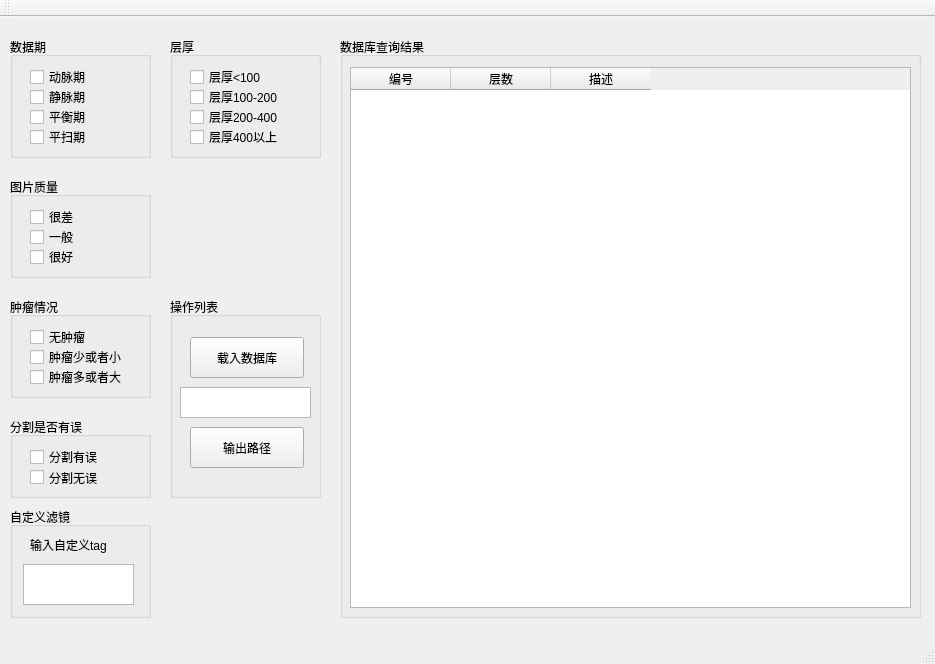
<?xml version="1.0" encoding="UTF-8"?>
<ui version="4.0">
 <class>MainWindow</class>
 <widget class="QMainWindow" name="MainWindow">
  <property name="geometry">
   <rect>
    <x>0</x>
    <y>0</y>
    <width>935</width>
    <height>664</height>
   </rect>
  </property>
  <property name="windowTitle">
   <string>MainWindow</string>
  </property>
  <widget class="QWidget" name="centralWidget">
   <widget class="QGroupBox" name="groupBox">
    <property name="geometry">
     <rect>
      <x>10</x>
      <y>20</y>
      <width>141</width>
      <height>121</height>
     </rect>
    </property>
    <property name="title">
     <string>数据期</string>
    </property>
    <widget class="QCheckBox" name="phaseAtery">
     <property name="geometry">
      <rect>
       <x>20</x>
       <y>30</y>
       <width>87</width>
       <height>20</height>
      </rect>
     </property>
     <property name="text">
      <string>动脉期</string>
     </property>
    </widget>
    <widget class="QCheckBox" name="phaseHepaticPortal">
     <property name="geometry">
      <rect>
       <x>20</x>
       <y>50</y>
       <width>87</width>
       <height>20</height>
      </rect>
     </property>
     <property name="text">
      <string>静脉期</string>
     </property>
    </widget>
    <widget class="QCheckBox" name="phaseEquil">
     <property name="geometry">
      <rect>
       <x>20</x>
       <y>70</y>
       <width>87</width>
       <height>20</height>
      </rect>
     </property>
     <property name="text">
      <string>平衡期</string>
     </property>
    </widget>
    <widget class="QCheckBox" name="phaseNonEnhance">
     <property name="geometry">
      <rect>
       <x>20</x>
       <y>90</y>
       <width>87</width>
       <height>20</height>
      </rect>
     </property>
     <property name="text">
      <string>平扫期</string>
     </property>
    </widget>
   </widget>
   <widget class="QGroupBox" name="groupBox_2">
    <property name="geometry">
     <rect>
      <x>10</x>
      <y>160</y>
      <width>141</width>
      <height>101</height>
     </rect>
    </property>
    <property name="title">
     <string>图片质量</string>
    </property>
    <widget class="QCheckBox" name="qualityPoor">
     <property name="geometry">
      <rect>
       <x>20</x>
       <y>30</y>
       <width>87</width>
       <height>20</height>
      </rect>
     </property>
     <property name="text">
      <string>很差</string>
     </property>
    </widget>
    <widget class="QCheckBox" name="qualityNormal">
     <property name="geometry">
      <rect>
       <x>20</x>
       <y>50</y>
       <width>87</width>
       <height>20</height>
      </rect>
     </property>
     <property name="text">
      <string>一般</string>
     </property>
    </widget>
    <widget class="QCheckBox" name="qualityGood">
     <property name="geometry">
      <rect>
       <x>20</x>
       <y>70</y>
       <width>87</width>
       <height>20</height>
      </rect>
     </property>
     <property name="text">
      <string>很好</string>
     </property>
    </widget>
   </widget>
   <widget class="QGroupBox" name="groupBox_3">
    <property name="geometry">
     <rect>
      <x>10</x>
      <y>280</y>
      <width>141</width>
      <height>101</height>
     </rect>
    </property>
    <property name="title">
     <string>肿瘤情况</string>
    </property>
    <widget class="QCheckBox" name="tumorNo">
     <property name="geometry">
      <rect>
       <x>20</x>
       <y>30</y>
       <width>87</width>
       <height>20</height>
      </rect>
     </property>
     <property name="text">
      <string>无肿瘤</string>
     </property>
    </widget>
    <widget class="QCheckBox" name="tumorMinor">
     <property name="geometry">
      <rect>
       <x>20</x>
       <y>50</y>
       <width>101</width>
       <height>20</height>
      </rect>
     </property>
     <property name="text">
      <string>肿瘤少或者小</string>
     </property>
    </widget>
    <widget class="QCheckBox" name="tumorCritical">
     <property name="geometry">
      <rect>
       <x>20</x>
       <y>70</y>
       <width>101</width>
       <height>20</height>
      </rect>
     </property>
     <property name="text">
      <string>肿瘤多或者大</string>
     </property>
    </widget>
   </widget>
   <widget class="QGroupBox" name="groupBox_4">
    <property name="geometry">
     <rect>
      <x>10</x>
      <y>400</y>
      <width>141</width>
      <height>81</height>
     </rect>
    </property>
    <property name="title">
     <string>分割是否有误</string>
    </property>
    <widget class="QCheckBox" name="segError">
     <property name="geometry">
      <rect>
       <x>20</x>
       <y>30</y>
       <width>87</width>
       <height>20</height>
      </rect>
     </property>
     <property name="text">
      <string>分割有误</string>
     </property>
    </widget>
    <widget class="QCheckBox" name="segOK">
     <property name="geometry">
      <rect>
       <x>20</x>
       <y>50</y>
       <width>87</width>
       <height>21</height>
      </rect>
     </property>
     <property name="text">
      <string>分割无误</string>
     </property>
    </widget>
   </widget>
   <widget class="QGroupBox" name="groupBox_5">
    <property name="geometry">
     <rect>
      <x>10</x>
      <y>490</y>
      <width>141</width>
      <height>111</height>
     </rect>
    </property>
    <property name="title">
     <string>自定义滤镜</string>
    </property>
    <widget class="QTextEdit" name="userdefFilter">
     <property name="geometry">
      <rect>
       <x>13</x>
       <y>57</y>
       <width>111</width>
       <height>41</height>
      </rect>
     </property>
    </widget>
    <widget class="QLabel" name="label">
     <property name="geometry">
      <rect>
       <x>20</x>
       <y>30</y>
       <width>101</width>
       <height>16</height>
      </rect>
     </property>
     <property name="text">
      <string>输入自定义tag</string>
     </property>
    </widget>
   </widget>
   <widget class="QGroupBox" name="groupBox_6">
    <property name="geometry">
     <rect>
      <x>170</x>
      <y>20</y>
      <width>151</width>
      <height>121</height>
     </rect>
    </property>
    <property name="title">
     <string>层厚</string>
    </property>
    <widget class="QCheckBox" name="thickLess100">
     <property name="geometry">
      <rect>
       <x>20</x>
       <y>30</y>
       <width>87</width>
       <height>20</height>
      </rect>
     </property>
     <property name="text">
      <string>层厚&lt;100</string>
     </property>
    </widget>
    <widget class="QCheckBox" name="thick100to200">
     <property name="geometry">
      <rect>
       <x>20</x>
       <y>50</y>
       <width>111</width>
       <height>20</height>
      </rect>
     </property>
     <property name="text">
      <string>层厚100-200</string>
     </property>
    </widget>
    <widget class="QCheckBox" name="thick200to400">
     <property name="geometry">
      <rect>
       <x>20</x>
       <y>70</y>
       <width>111</width>
       <height>20</height>
      </rect>
     </property>
     <property name="text">
      <string>层厚200-400</string>
     </property>
    </widget>
    <widget class="QCheckBox" name="thickMore400">
     <property name="geometry">
      <rect>
       <x>20</x>
       <y>90</y>
       <width>111</width>
       <height>20</height>
      </rect>
     </property>
     <property name="text">
      <string>层厚400以上</string>
     </property>
    </widget>
   </widget>
   <widget class="QGroupBox" name="groupBox_7">
    <property name="geometry">
     <rect>
      <x>170</x>
      <y>280</y>
      <width>151</width>
      <height>201</height>
     </rect>
    </property>
    <property name="title">
     <string>操作列表</string>
    </property>
    <widget class="QPushButton" name="loadDBButton">
     <property name="geometry">
      <rect>
       <x>20</x>
       <y>40</y>
       <width>114</width>
       <height>41</height>
      </rect>
     </property>
     <property name="text">
      <string>载入数据库</string>
     </property>
    </widget>
    <widget class="QPushButton" name="savePathButton">
     <property name="geometry">
      <rect>
       <x>20</x>
       <y>130</y>
       <width>114</width>
       <height>41</height>
      </rect>
     </property>
     <property name="text">
      <string>输出路径</string>
     </property>
    </widget>
    <widget class="QTextEdit" name="outputNameEdit">
     <property name="geometry">
      <rect>
       <x>10</x>
       <y>90</y>
       <width>131</width>
       <height>31</height>
      </rect>
     </property>
    </widget>
   </widget>
   <widget class="QGroupBox" name="groupBox_8">
    <property name="geometry">
     <rect>
      <x>340</x>
      <y>20</y>
      <width>581</width>
      <height>581</height>
     </rect>
    </property>
    <property name="title">
     <string>数据库查询结果</string>
    </property>
    <widget class="QTableWidget" name="databaseWidget">
     <property name="geometry">
      <rect>
       <x>10</x>
       <y>30</y>
       <width>561</width>
       <height>541</height>
      </rect>
     </property>
     <column>
      <property name="text">
       <string>编号</string>
      </property>
     </column>
     <column>
      <property name="text">
       <string>层数</string>
      </property>
     </column>
     <column>
      <property name="text">
       <string>描述</string>
      </property>
     </column>
    </widget>
   </widget>
  </widget>
  <widget class="QMenuBar" name="menuBar">
   <property name="geometry">
    <rect>
     <x>0</x>
     <y>0</y>
     <width>935</width>
     <height>22</height>
    </rect>
   </property>
  </widget>
  <widget class="QToolBar" name="mainToolBar">
   <attribute name="toolBarArea">
    <enum>TopToolBarArea</enum>
   </attribute>
   <attribute name="toolBarBreak">
    <bool>false</bool>
   </attribute>
  </widget>
  <widget class="QStatusBar" name="statusBar"/>
 </widget>
 <layoutdefault spacing="6" margin="11"/>
 <resources/>
 <connections/>
</ui>
